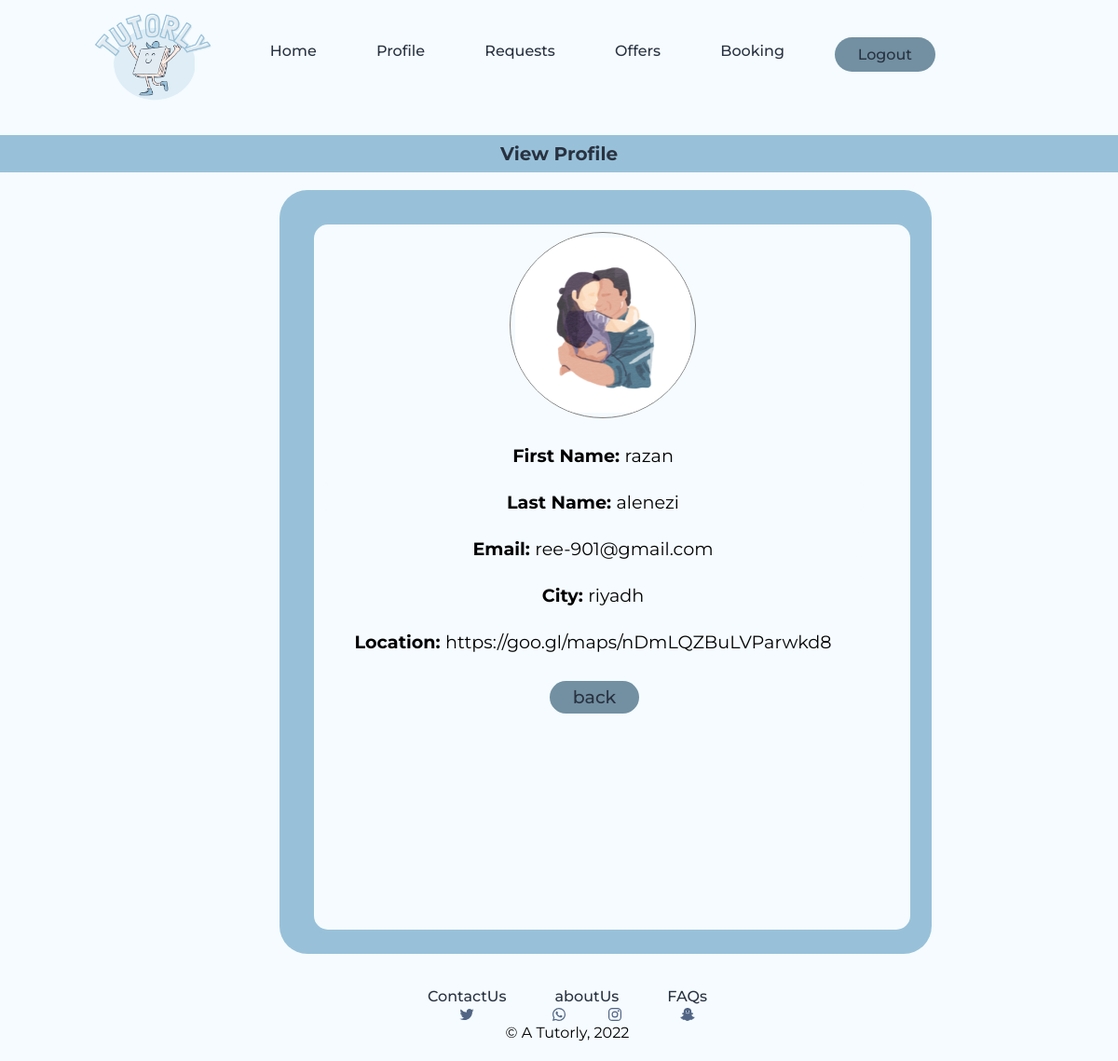
The page /php_files/ViewProfileParent.php (signed in) on the database its author committed.
### tables this page shows
CREATE TABLE `parent` (
  `email` varchar(200) NOT NULL,
  `password` varchar(30) NOT NULL,
  `firstName` varchar(30) NOT NULL,
  `lastName` varchar(30) NOT NULL,
  `city` varchar(100) NOT NULL,
  `Location` varchar(200) NOT NULL,
  `img` varchar(100) NOT NULL
);

### php_files/ViewProfileParent.php (the view, shortened to what this page needs)
<?php
$servername= "localhost";
$username= "root" ;
$password= "";
$dbname= "381" ;
$connection= mysqli_connect($servername,$username,$password,$dbname);
die("Connection failed: " . mysqli_connect_error());?>
<?php
 include ("../php_files/parentHeader.php"); ?>
<!DOCTYPE html>
<html lang ="en">
    <head>
    <link rel ="stylesheet" type= "text/css"
     href="../css_files/common.css">
     <link rel ="stylesheet" type= "text/css"
     href="../css_files/ViewProfileParent.css">
</head>
     <body>
        <h2>
            View Profile
        </h2>
        <?php
                $currentUser = $_SESSION['email'];
                $sql = "SELECT * FROM `parent` WHERE email ='$currentUser'";
                $gotResuslts = mysqli_query($connection,$sql);
                if($gotResuslts){
                    if(mysqli_num_rows($gotResuslts)>0){
                        while($row = mysqli_fetch_array($gotResuslts)){
                        ?>
            <div class="holder">
                <div class = "detail style="width: 340px; height: auto;>
                <div class="profile-pic-div">
               <img src="../images/<?php echo $row['img']; ?>" id="photo" alt="Parent Picture" height="250"></div><br>
               <p class="needs-container"> First Name: <span class="par"><?php echo $row['firstName']; ?></span>
                </p>
            <p class="needs-container">
            Last Name:
            <span class="par"> <?php echo $row['lastName']; ?></span></p>
            <p class="needs-container"> Email:
            <span class="par"><?php echo $row['email']; ?></span></p>
                <p class="needs-container">City: <span class="par"><?php echo $row['city']; ?></span>
                <p class="needs-container">Location: <span class="par"><?php echo $row['Location']; ?></span>
<br>
<br>
<a class= "button1" id="but" href="../php_files/HomePageParent.php">back</a>
</div>
                     </p>  </div>
       <?php
                        }}}
                        ?>
                     <?php include ("../php_files/footer.php"); ?>
     </body>
</html>

### css_files/common.css (style rules this page uses)
* { box-sizing: border-box; margin: 0; padding : 0; background-color: #F5FBFF; font-family: "Montserrat", sans-serif; }
li, a { font-weight: 500; font-size: 16px; color: #293241; text-decoration: none; }
h2 { height: 40px; background-color:#98C1D9; color: #293241; text-align: center; padding: 8px; font-weight: bold; font-size: 20px; margin: -5px; }
html, body { height:100%; width: 100%; margin: 0; display: table; }
.detail { text-align: left; height:500px; width: 700px; padding: 10px; }
.pic, .detail { border-radius: 20px; border: solid #98C1D9 5px; margin: 1% -3.5%; }
.button1,.Submit,.changephoto { font-size: 19px; border-radius: 20px; padding: 5px; transition: all 0.3s ease 0s; }
.button1,.changephoto { background-color:#7290a2 ; cursor: pointer; padding: 6px 25px; margin-left:240px; left:18%; }
.holder { padding: 25px ; margin-top: 30px; line-height: 30px; text-align: center; background-color:#98C1D9; border-radius: 30px; margin: 2% 25%; }
span.par { font-weight: 400; color:black; }
.needs-container { font-size: larger; height: 30px; width: 580px; display: block; margin-top: 10px; margin-bottom: 10px; background-clip: padding-box; border-radius: 0.25rem; padding: .375rem .75rem; font-weight: 650; }

### css_files/ViewProfileParent.css (style rules this page uses)
.detail { text-align: center; height: 767px; width: 650px; }
.pic, .detail { border: solid #98C1D9 5px; margin: 1% 1%; }
.holder { width: 700px; height: 820px; }

### php_files/ViewProfileParent.php (style rules this page uses)
.profile-pic-div { height: 200px; width: 200px; margin-left: 300px; margin-bottom: -23px; padding: 5px; bottom: 10px; transform: translate(-50%,-1%); border-radius: 50%; overflow: hidden; border: 1px solid grey; }
#photo { height: 100%; width: 100%; }
#but { margin-left: 3px; }
html, body { display:inline-block; }

### rows shown on the page
parent: img (picture), firstName "razan", lastName "alenezi", email "ree-901@gmail.com", city "riyadh", Location "https://goo.gl/maps/nDmLQZBuLVParwkd8"
